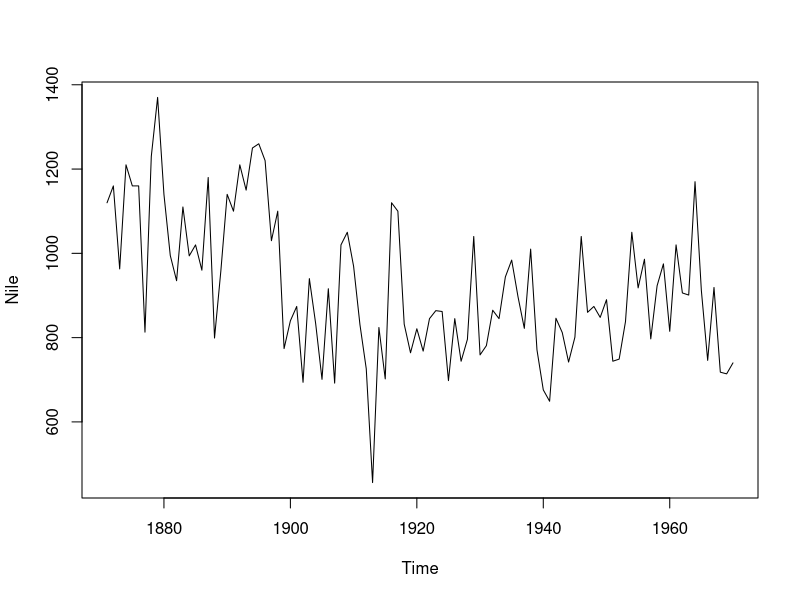
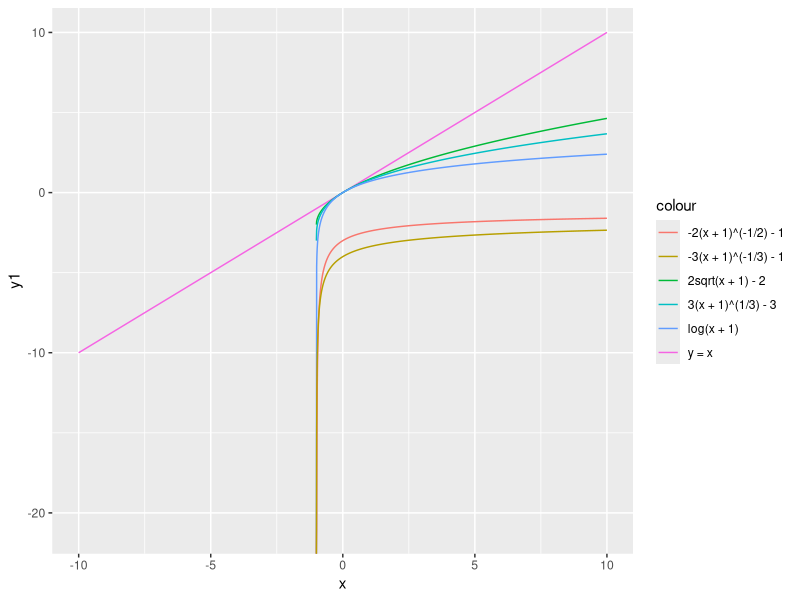
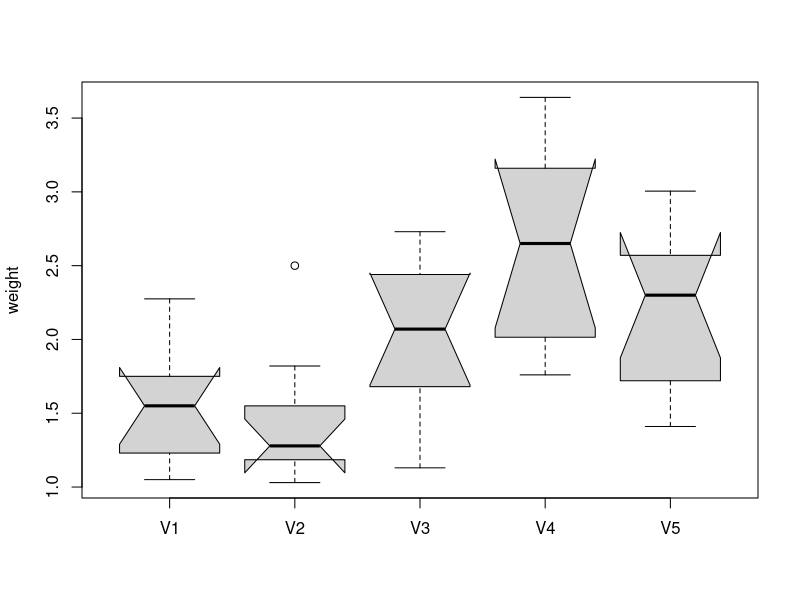
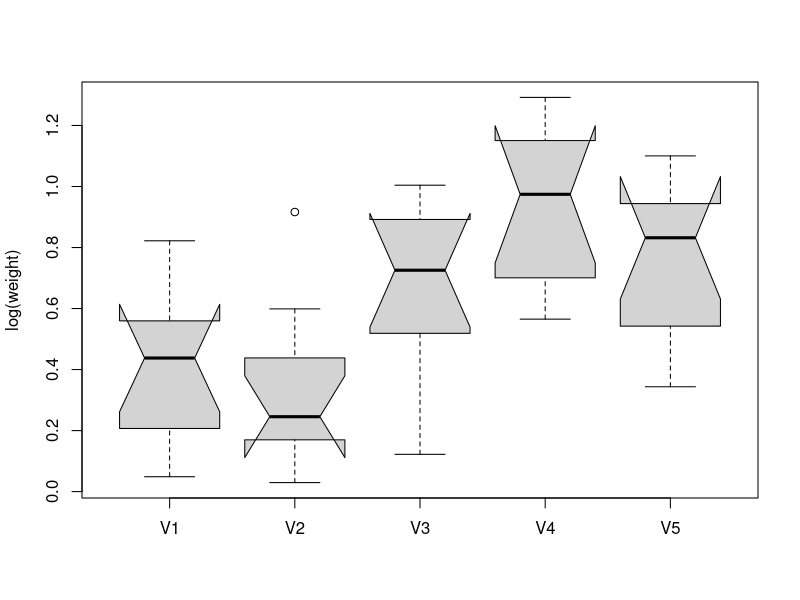
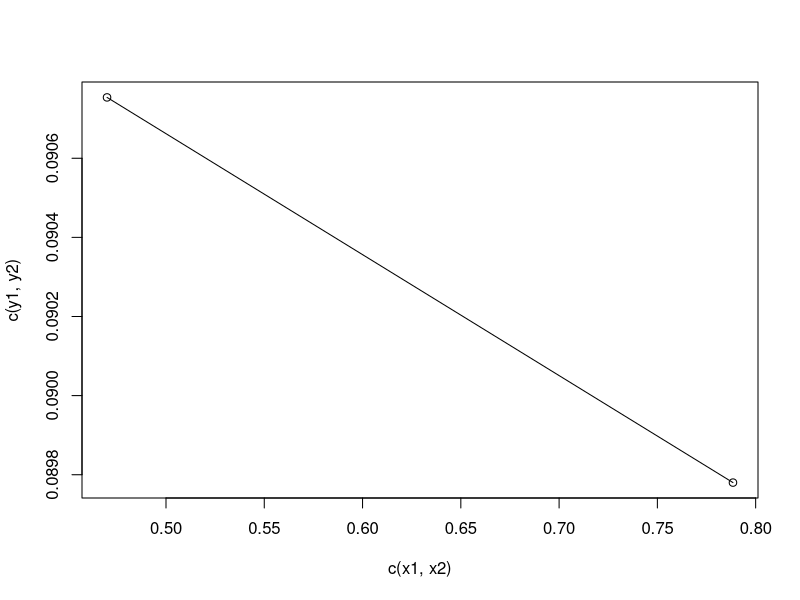
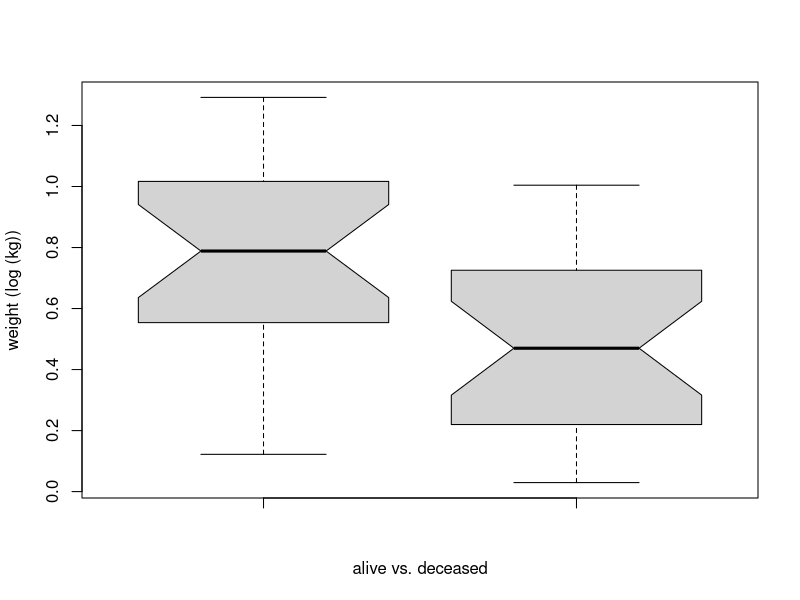
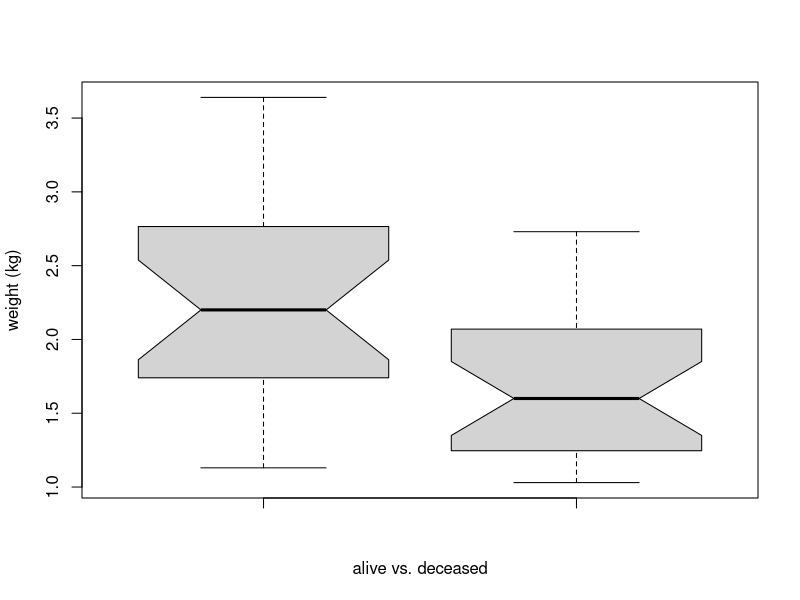
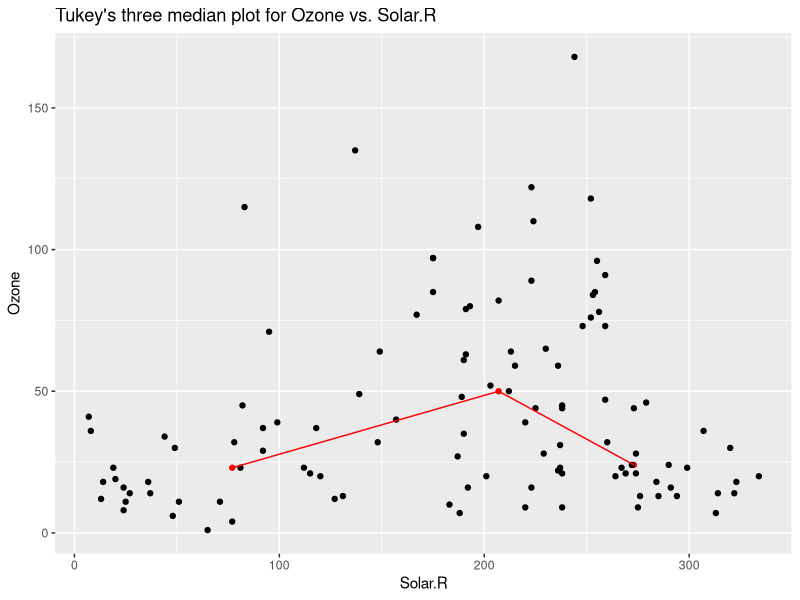

Generate these figures, in order, with R:
## ---- chunk 1
knitr::opts_chunk$set(echo = TRUE, 
                      cache = TRUE)
library(ggplot2)
library(dplyr)
library(car)
library(tidyr)
## ---- chunk 2
stem(Nile, scale = 1)
## ---- chunk 3
plot(Nile)
## ---- chunk 4
x <- seq(-10,10,by = 0.01)
y1 <- x
y2 <- 2*sqrt(x+1) - 2
y3 <- 3*(x+1)^(1/3) - 3
y4 <- log(x+1)
y5 <- -2*(x+1)^(-1/2) - 1
y6 <- -3*(x+1)^(-1/3) - 1

p2_df <- data.frame(x = x,
                    y1 = y1,
                    y2 = y2,
                    y3 = y3,
                    y4 = y4,
                    y5 = y5,
                    y6 = y6)

ggplot(p2_df, 
       aes(x = x)) + 
  geom_line(aes(y = y1,
                color = 'y = x')) + 
  geom_line(aes(y = y2,
                color = '2sqrt(x + 1) - 2')) + 
  geom_line(aes(y = y3,
                color = '3(x + 1)^(1/3) - 3')) + 
  geom_line(aes(y = y4,
                color = 'log(x + 1)')) + 
  geom_line(aes(y = y5,
                color = '-2(x + 1)^(-1/2) - 1')) +
  geom_line(aes(y = y6,
                color = '-3(x + 1)^(-1/3) - 1'))
## ---- chunk 5
baby <- read.delim("data/DISTRESS.DAT", header = FALSE) %>%
  mutate_at(.vars = 1:5,
            .funs = gsub,
            pattern = "\\*",
            replacement = "") %>%
  mutate_at(.vars = 1:5,
            .funs = as.numeric)
## ---- chunk 6
baby_vector <- c(baby[[1]], baby[[2]], baby[[3]], baby[[4]], baby[[5]])
baby_stem <- stem(baby_vector, scale = 1)
baby_box <- boxplot(baby, notch = T, ylab = "weight")
baby_t <- log(baby)
baby_t_box <- boxplot(baby_t, notch = T, ylab = "log(weight)")
baby_t_vector <- c(baby_t[[1]], baby_t[[2]], baby_t[[3]], baby_t[[4]], baby_t[[5]])
baby_t_stem <- stem(baby_t_vector, scale = 2)
## ---- chunk 7
baby_raw <- read.delim("data/DISTRESS.DAT", header = FALSE)
baby_raw_vector <- c(baby_raw[[1]], baby_raw[[2]],
                     baby_raw[[3]], baby_raw[[4]],
                     baby_raw[[5]])
baby_deceased <- grep('\\*', baby_raw_vector, value = T)
baby_deceased <- baby_deceased %>%
  gsub(pattern = "\\*",
       replacement = "") %>%
  as.numeric()
baby_alive <- baby[baby != baby_deceased]

x1 <- median(log(baby_deceased))
y1 <- var(log(baby_deceased))

x2 <- median(log(baby_alive))
y2 <- var(log(baby_alive))

plot(c(x1, x2), c(y1, y2)) 
lines(c(x1, x2), c(y1, y2))
b = -0.003058
p = 0 # use log to transform data

boxplot(log(baby_alive), log(baby_deceased), notch = T,
        ylab = "weight (log (kg))",
        xlab = "alive vs. deceased")
## ---- chunk 8
boxplot((baby_alive), (baby_deceased), notch = T,
        ylab = "weight (kg)",
        xlab = "alive vs. deceased")
stem(baby_alive)
stem(baby_deceased, scale = .4)
## ---- chunk 9
air <- airquality %>%
  select(c('Ozone', 'Solar.R', 'Wind', 'Temp')) %>%
  drop_na()
## ---- chunk 10
air_Solar.R <- air %>%
  select(c(Ozone, Solar.R)) 
air_Wind <- air %>%
  select(c(Ozone, Wind))
air_Temp <- air %>%
  select(c(Ozone, Temp))

air_Solar.R$Solar.R <- 
  sort(air_Solar.R$Solar.R, decreasing = F)
air_Wind$Wind <- 
  sort(air_Wind$Wind, decreasing = F)
air_Temp$Temp <- 
  sort(air_Temp$Temp, decreasing = F)



y1L <- air_Solar.R$Ozone[1:37] %>% median()
y1M <- air_Solar.R$Ozone[38:74] %>% median()
y1R <- air_Solar.R$Ozone[75:111] %>% median()

y2L <- air_Wind$Ozone[1:37] %>% median()
y2M <- air_Wind$Ozone[38:74] %>% median()
y2R <- air_Wind$Ozone[75:111] %>% median()

y3L <- air_Temp$Ozone[1:37] %>% median()
y3M <- air_Temp$Ozone[38:74] %>% median()
y3R <- air_Temp$Ozone[75:111] %>% median()

x1L <- air_Solar.R$Solar.R[1:37] %>% median()
x1M <- air_Solar.R$Solar.R[38:74] %>% median()
x1R <- air_Solar.R$Solar.R[75:111] %>% median()

x2L <- air_Wind$Wind[1:37] %>% median()
x2M <- air_Wind$Wind[38:74] %>% median()
x2R <- air_Wind$Wind[75:111] %>% median()

x3L <- air_Temp$Temp[1:37] %>% median()
x3M <- air_Temp$Temp[38:74] %>% median()
x3R <- air_Temp$Temp[75:111] %>% median()

ggplot() + 
  geom_point(aes(x = c(x1L, x1M, x1R),
                 y = c(y1L, y1M, y1R)),
             color = 'red') + 
  geom_point(aes(x = air_Solar.R$Solar.R,
                 y = air_Solar.R$Ozone)) + 
  geom_line(aes(x = c(x1L, x1M, x1R),
                 y = c(y1L, y1M, y1R)),
            color = 'red') +
  ggtitle('Tukey\'s three median plot for Ozone vs. Solar.R') + 
  xlab('Solar.R') + 
  ylab('Ozone')

ggplot() + 
  geom_point(aes(x = c(x2L, x2M, x2R),
                 y = c(y2L, y2M, y2R)),
             color = 'orange') + 
  geom_point(aes(x = air_Wind$Wind,
                 y = air_Wind$Ozone)) + 
  geom_line(aes(x = c(x2L, x2M, x2R),
                 y = c(y2L, y2M, y2R)),
             color = 'orange') +
  ggtitle('Tukey\'s three median plot for Ozone vs. Wind') + 
  xlab('Wind') + 
  ylab('Ozone')

ggplot() + 
  geom_point(aes(x = c(x3L, x3M, x3R),
                 y = c(y3L, y3M, y3R)),
             color = 'blue') + 
  geom_point(aes(x = air_Temp$Temp,
                 y = air_Temp$Ozone)) + 
  geom_line(aes(x = c(x3L, x3M, x3R),
                 y = c(y3L, y3M, y3R)),
             color = 'blue') +
  ggtitle('Tukey\'s three median plot for Ozone vs. Temperature') + 
  xlab('Temperature') + 
  ylab('Ozone')
## ---- chunk 11
ggplot() + 
  geom_point(aes(x = air_Solar.R$Solar.R,
                 y = air_Solar.R$Ozone^2),
             color = 'red') +
  ggtitle('Ozone vs. Solar.R')

ggplot() + 
  geom_point(aes(x = air_Wind$Wind,
                 y = air_Wind$Ozone^0.3),
             color = 'orange') +
  ggtitle('Ozone vs. Wind')

ggplot() + 
  geom_point(aes(x = air_Temp$Temp,
                 y = air_Temp$Ozone^0.1),
             color = 'blue') + 
  ggtitle('Tukey\'s three median plot for Ozone vs. Temp')
## ---- chunk 12

oregon <- read.csv('data/ortann.csv')

# tann vs. latitude
tann_lat <- lowess(x = oregon$tann,
                   y = oregon$latitude,
                   f = 2/3)
# tann vs. longitude
tann_long <- lowess(x = oregon$tann,
                    y = oregon$longitude,
                    f = 2/3)

# tann vs. elevation
tann_elev <- lowess(x = oregon$tann,
                    y = oregon$elevation,
                    f = 2/3)


ggplot() + 
  geom_line(aes(x = tann_lat$x,
                y = tann_lat$y),
            color = 'blue') + 
  geom_point(aes(x = oregon$tann,
                 y = oregon$latitude),
             color = 'blue') +
  xlab('Annual average temperature') +
  ylab('Latitude')

ggplot() + 
  geom_line(aes(x = tann_long$x,
                y = tann_long$y),
            color = 'red') + 
  geom_point(aes(x = oregon$tann,
                 y = oregon$longitude),
             color = 'red') + 
  xlab('Annual average temperature') + 
  ylab('Longitude')

ggplot() + 
  geom_line(aes(x = tann_elev$x,
                y = tann_elev$y),
            color = 'orange') + 
  geom_point(aes(x = oregon$tann,
                 y = oregon$elevation),
             color = 'orange') + 
  xlab('Annual average temperature') + 
  ylab('Elevation')

